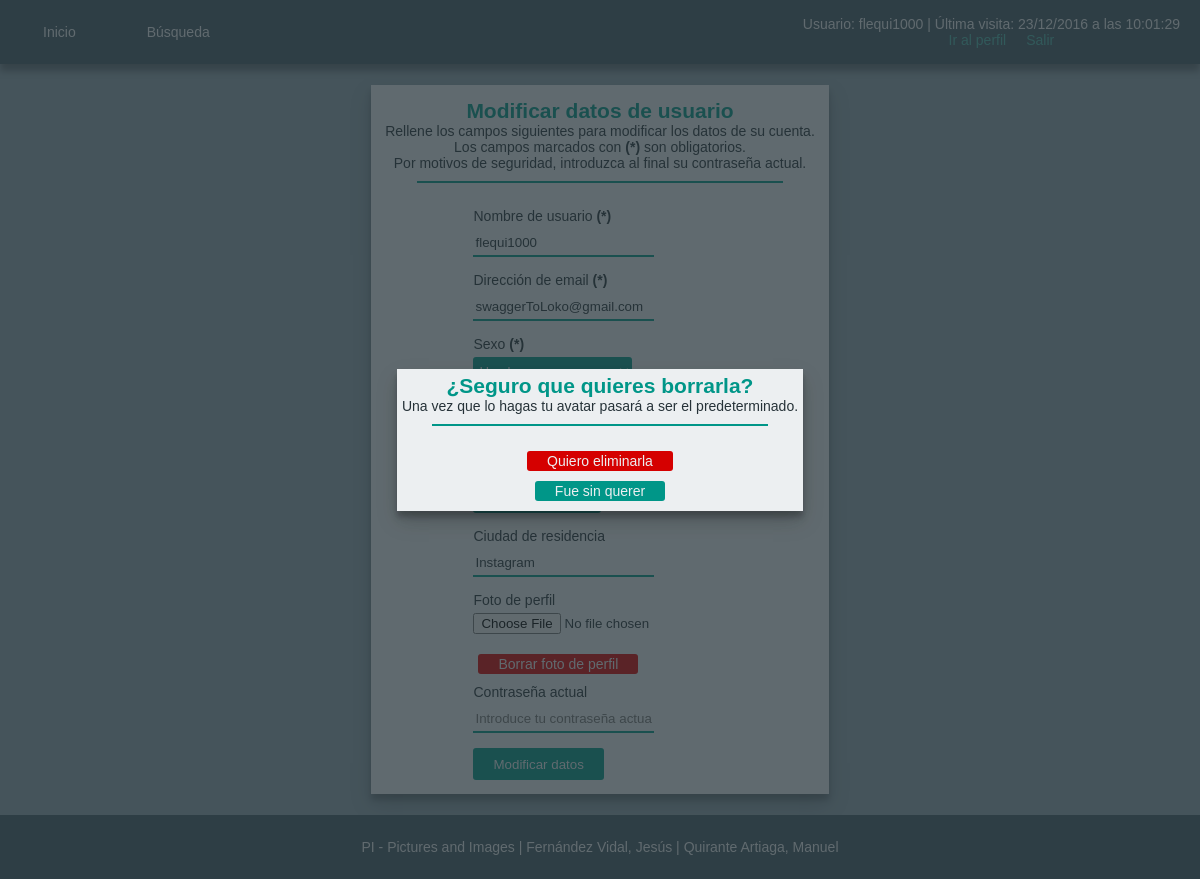
The app's page /usu/modificarDatos.php?err=7 (signed in) with its own data.
### tables this page shows
CREATE TABLE IF NOT EXISTS `usuarios` (
  `IdUsuario` int(11) NOT NULL AUTO_INCREMENT,
  `NomUsuario` varchar(15) NOT NULL,
  `ClaveUsuario` varchar(15) NOT NULL,
  `EmailUsuario` varchar(200) NOT NULL,
  `SexoUsuario` tinyint(4) NOT NULL,
  `FNacimientoUsuario` date NOT NULL,
  `CiudadUsuario` varchar(100) DEFAULT NULL,
  `PaisUsuario` int(11) DEFAULT NULL,
  `FotoUsuario` varchar(256) NOT NULL DEFAULT 'img/com/avatar.png',
  `FRegistroUsuario` timestamp NOT NULL DEFAULT CURRENT_TIMESTAMP,
  PRIMARY KEY (`IdUsuario`),
  UNIQUE KEY `NomUsuario` (`NomUsuario`),
  UNIQUE KEY `EmailUsuario` (`EmailUsuario`),
  KEY `FK_usuarios_paises` (`PaisUsuario`),
  CONSTRAINT `FK_usuarios_paises` FOREIGN KEY (`PaisUsuario`) REFERENCES `paises` (`IdPais`) ON DELETE SET NULL ON UPDATE CASCADE
);

### inc/func/mysql/basico.inc.php (called while the page is built, shortened)
<?php
	function abrirConexion()
	{
		return true;
	}
	function ejecutarSQL($sql)
	{
		global $conexionBD, $directorioRaiz;
		if (!($resultado = $conexionBD->query($sql)))
		{
			echo "<p><img src='$directorioRaiz"."img/com/error.png' alt='Error' /></p>";
			$tipoConsulta = explode(" ", $sql, 2)[0];
			switch ($tipoConsulta)
			{
				case "INSERT":
				case "insert":
				{
					echo "<p>No se pudo añadir los datos al servidor.</p>";
					break;
				}
				case "UPDATE":
				case "update":
				{
					echo "<p>No se pudo modificar los datos del servidor.</p>";
					break;
				}
				case "DELETE":
				case "delete":
				{
					echo "<p>No se pudo eliminar los datos del servidor.</p>";
					break;
				}
				default:
				{
					echo "<p>No se pudo recuperar los datos del servidor.</p>";
					break;
				}
			}
			return false;
		}
		return $resultado;
	}
?>
<?php
	function getSQLUsuario($usu)
	{
		return "SELECT NomUsuario, ClaveUsuario, EmailUsuario, SexoUsuario, FNacimientoUsuario, CiudadUsuario, IdPais, NomPais, FotoUsuario FROM usuarios, paises WHERE PaisUsuario = IdPais AND NomUsuario = '$usu'";
	}
	function getSQLPaises()
	{
		return "SELECT IdPais, NomPais FROM paises ORDER BY NomPais ASC";
	}
?>

### inc/func/mysql/formularios.inc.php (the view, shortened to what this page needs)
<?php
	function selectorPais($paises, $preSel = 1)
	{
?>
		<p><label for="pais">País</label></p>
		<p><select name="pais" id="pais">
<?php
		echo "</select></p>";
	}
?>
<?php
	function selectorSexo($preSel = 0)
	{
?>
		<p><label for="sexo">Sexo <strong>(*)</strong></label></p>
		<p>
			<select name="sexo" id="sexo">
<?php
		echo "</select></p>";
	}
?>

### usu/modificarDatos.php (shortened to what this page needs)
<?php
	$directorioRaiz = "../";
	include_once("../inc/func/mysql/basico.inc.php");
	include_once("../inc/func/mysql/formularios.inc.php");
	require_once("../inc/head.inc");
	if (isset($_GET["err"]))
	{
		if ($_GET["err"] == 7)
		{
			require_once("../inc/aviso_borrarAvatar.inc");
		}
	}
 ?>
<main class="centrado">
	<section class="encabezado">
		<h1>Modificar datos de usuario</h1>
		<p>Rellene los campos siguientes para modificar los datos de su cuenta.</p>
		<p>Los campos marcados con <strong>(*)</strong> son obligatorios.</p>
		<p>Por motivos de seguridad, introduzca al final su contraseña actual.</p>
	</section>
	<hr />
	<section>
	<?php
		if (abrirConexion())
		{
			$sql = getSQLPaises();
			if ($resultadoPaises = ejecutarSQL($sql))
			{
				$sql = getSQLUsuario($_SESSION["userName"]);
				if ($resultadoUsuario = ejecutarSQL($sql))
				{
					$fila = $resultadoUsuario->fetch_object();
					$NomUsuario = $fila->NomUsuario;
					$EmailUsuario = $fila->EmailUsuario;
					$SexoUsuario = $fila->SexoUsuario;
					$FNacimientoUsuario = $fila->FNacimientoUsuario;
					$CiudadUsuario = $fila->CiudadUsuario;
					$IdPais = $fila->IdPais;
	?>
					<form action="modificarDatos_respuesta.php" method="POST" enctype="multipart/form-data">
						<p><label for="nombreUsuario">Nombre de usuario <strong>(*)</strong></label></p>
						<p><input type="text" name="nombreUsuario" id="nombreUsuario" placeholder="Escribe tu nombre completo" required <?php echo "value='$NomUsuario'"; ?>/></p>
						<p><label for="email">Dirección de email <strong>(*)</strong></label></p>
						<p><input type="email" name="email" id="email" placeholder="Introduce tu email, recuerda la @" required <?php echo "value='$EmailUsuario'"; ?>/></p>
						<?php selectorSexo($SexoUsuario); ?>
						<p><label for="fecha">Fecha de nacimiento <strong>(*)</strong></label></p>
						<p><input type="date" name="fecha" id="fecha" required <?php echo "value='$FNacimientoUsuario'"; ?>/></p>
						<?php selectorPais($resultadoPaises, $IdPais); ?>
						<p><label for="ciudad">Ciudad de residencia</label></p>
						<p><input type="text" name="ciudad" id="ciudad" placeholder="Ciudad en la que vives actualmente" <?php echo "value='$CiudadUsuario'"; ?>/></p>
						<p><label for="foto">Foto de perfil</label></p>
						<p><input type="file" name="foto" id="foto"/></p>
						<p><a href="modificarDatos.php?err=7" class="boton peligro">Borrar foto de perfil</a></p>
						<p><label for="passActual">Contraseña actual</label></p>
						<p><input type="password" name="passActual" id="passActual" placeholder="Introduce tu contraseña actual" required/></p>
						<input type="submit" value="Modificar datos" />
					</form>
	<?php
				}
			}
		}
	?>
	</section>
</main>
<?php
	require_once("../inc/footer.inc");
?>

### css/estilos.css (style rules this page uses)
* { margin: 0px; box-sizing: border-box; outline-color: #009688; }
body { min-height: 100vh; padding: 0em 1em; padding-top: 64px; background: #90A4AE; font-family: "Ubuntu", "Arial", "Helvetica", sans-serif; font-size: 14px; color: #263238; display: flex; flex-direction: column; }
main { width: 100%; padding: 1em; background: #ECEFF1; box-shadow: 0 10px 20px rgba(0,0,0,0.19), 0 6px 6px rgba(0,0,0,0.23); display: flex; flex-direction: column; align-items: center; }
.centrado { width: initial; }
main section { display: flex; flex-direction: column; align-items: center; }
h1, h2, h3 { color: #009688; }
h1, h2 { text-align: center; }
.encabezado { display: flex; flex-direction: column; align-items: center; }
hr { margin-top: 10px; margin-bottom: 20px; border: none; height: 2px; width: 85%; background-color: #009688; }
.boton { display: inline-block; margin: 5px !important; box-sizing: content-box; border: none; border-radius: 3px; padding: 2px 20px; background: #009688; color: #ECEFF1 !important; text-decoration: none; transition: background .25s ease-in-out; }
.peligro { background: #D50000; }

### css/contraste.css (style rules this page uses)
* { margin: 0px; box-sizing: border-box; outline-color: #2196F3; }
body { min-height: 100vh; padding: 0em 1em; padding-top: 64px ; background: #263238; font-family: "Ubuntu", "Arial", "Helvetica", sans-serif; font-size: 14px; color: #ECEFF1; display: flex; flex-direction: column; }
main { width: 100%; padding: 1em; background: inherit; display: flex; flex-direction: column; align-items: center; flex: 1; }
.centrado { width: initial; }
main section { display: flex; flex-direction: column; align-items: center; }
h1, h2, h3 { color: #2196F3; }
h1, h2 { text-align: center; }
.encabezado { display: flex; flex-direction: column; align-items: center; }
hr { margin-top: 10px; margin-bottom: 20px; border: none; height: 2px; width: 85%; background-color: #2196F3; }
.boton { display: inline-block; margin: 5px !important; box-sizing: content-box; border: none; border-radius: 3px; padding: 2px 20px; background: #2196F3; color: #ECEFF1; text-decoration: none; transition: all .25s ease-in-out; }
.peligro { background: #D50000; }

### css/formularios.css (style rules this page uses)
form p { margin: 5px 0px; }
form p input, form p textarea, form p select { margin-bottom: 10px; }
input[type="text"], input[type="password"], input[type="email"], input[type="number"], input[type="tel"], input[type="date"], input[type="submit"], textarea, select { outline: none; border: none; border-bottom: 2px solid #009688; height: 28px; padding: 2px; background: inherit; font-family: inherit; color: inherit; transition: all .25s ease-in-out; }
select, input[type="submit"] { border: none; border-radius: 3px; background: #009688; color: #ECEFF1; }
input[type="submit"] { box-sizing: content-box; padding: 2px 20px; }

### css/galerias.css (style rules this page uses)
section { display: flex; flex-flow: row wrap; justify-content: center; align-items: center; }

### css/contraste-formularios.css (style rules this page uses)
form p { margin: 5px 0px; }
form p input, form p textarea, form p select { margin-bottom: 10px; }
input[type="text"], input[type="password"], input[type="email"], input[type="number"], input[type="tel"], input[type="date"], input[type="submit"], textarea, select { outline: none; border: none; border-bottom: 2px solid #2196F3; height: 28px; padding: 2px; background: inherit; font-family: inherit; color: inherit; transition: all .25s ease-in-out; }
select, input[type="submit"] { border: none; border-radius: 3px; background: #2196F3; color: #ECEFF1; }
input[type="submit"] { box-sizing: content-box; padding: 2px 20px; }

### css/contraste-galerias.css (style rules this page uses)
section { display: flex; flex-flow: row wrap; justify-content: center; align-items: center; }

### records on screen
usuarios: nombreUsuario "flequi1000", email "swaggerToLoko@gmail.com", ciudad "Instagram"

### other values on screen
$userName "flequi1000"
$fecha "23/12/2016 a las 10:01:29"
